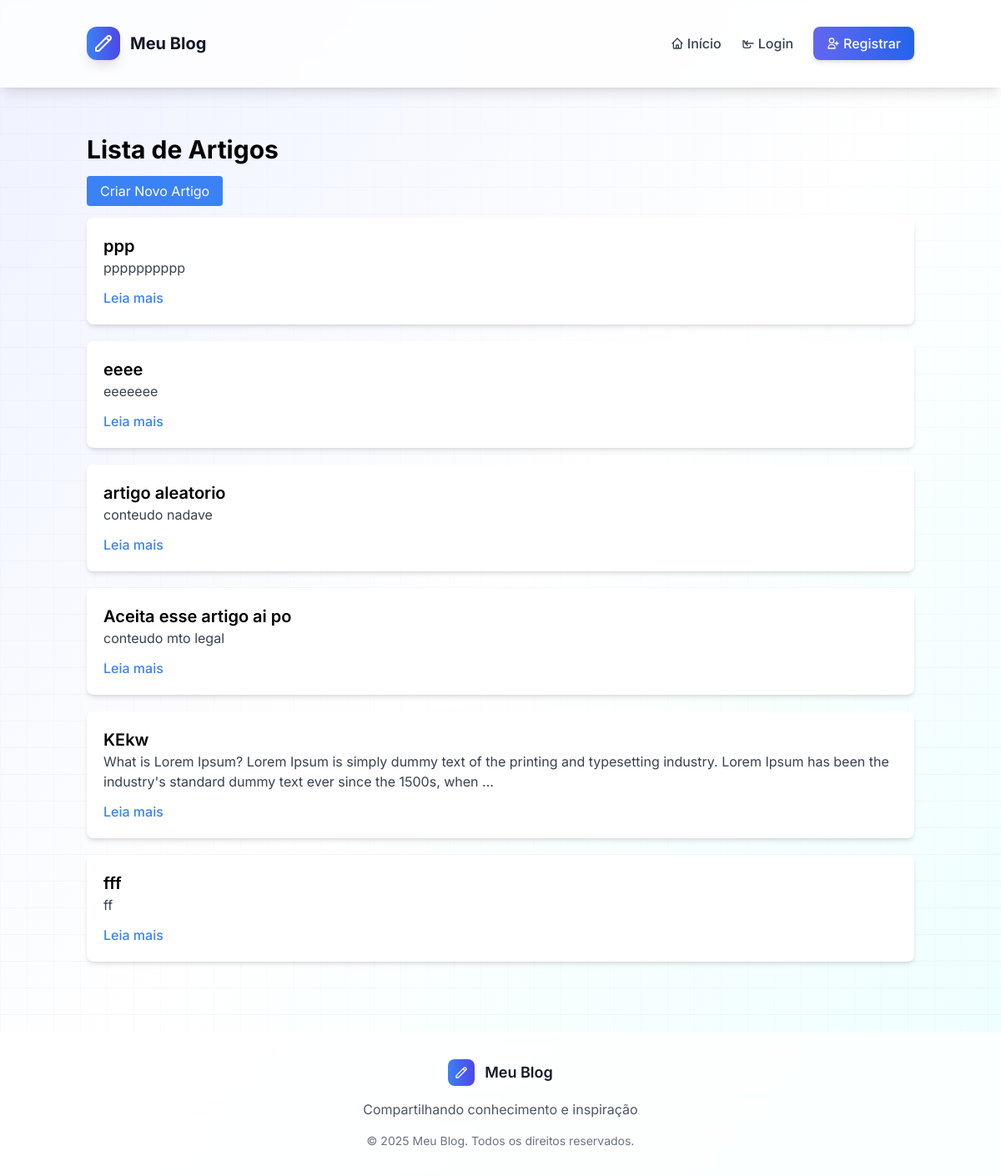
Page /artigos/ on the earlier database version.
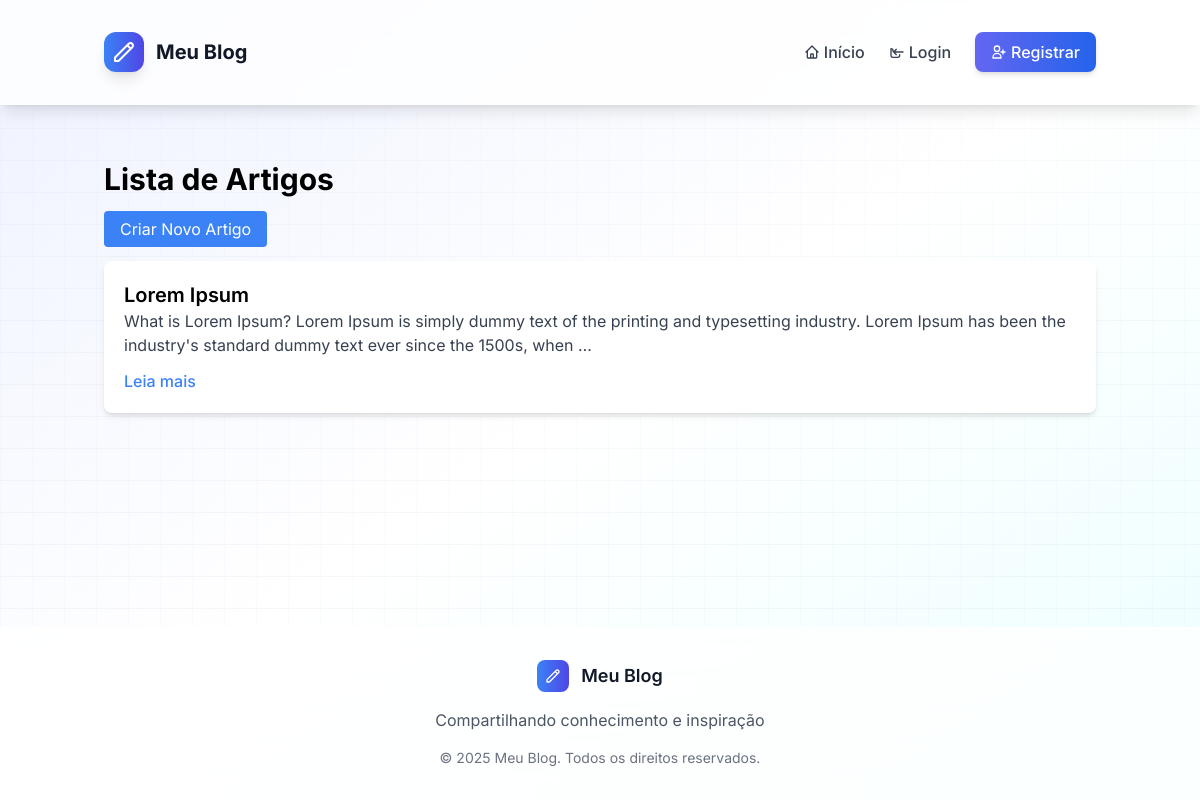
Same page on the later database version.
### blog/models.py (models this page shows, shortened)
class Artigo(models.Model):
    titulo = models.CharField(max_length=200)
    conteudo = models.TextField()
    data_criacao = models.DateTimeField(auto_now_add=True)
    data_atualizacao = models.DateTimeField(auto_now=True)
    publicado = models.BooleanField(default=True)
    autor = models.ForeignKey(Usuario, on_delete=models.CASCADE, related_name='artigos')
    categorias = models.ManyToManyField(Categoria, related_name='artigos')
    class Meta:
        verbose_name = 'Artigo'
        verbose_name_plural = 'Artigos'
        ordering = ['-data_criacao']

### blog/views.py (the view)
# urls.py: path('artigos/', views.artigo_list, name='artigo_list'),
def artigo_list(request):
    artigos = Artigo.objects.filter(publicado=True)
    return render(request, 'blog/artigo_list.html', {'artigos': artigos})

### blog/templates/blog/artigo_list.html (shortened to what this page needs)
{% extends 'blog/base.html' %}
{% block content %}
<div class="container mx-auto mt-10">
    <h1 class="text-3xl font-bold mb-5">Lista de Artigos</h1>
    <a href="{% url 'artigo_create' %}" class="bg-blue-500 text-white px-4 py-2 rounded">Criar Novo Artigo</a>
    <div class="mt-5">
        {% for artigo in artigos %}
            <div class="bg-white shadow-md rounded-lg p-5 mb-5">
                <h2 class="text-xl font-semibold">
                    <a href="{% url 'artigo_detail' artigo.id %}">{{ artigo.titulo }}</a>
                </h2>
                <p class="text-gray-700">{{ artigo.conteudo|truncatewords:30 }}</p>
                <div class="mt-3">
                    <a href="{% url 'artigo_detail' artigo.pk %}" class="text-blue-500 hover:text-blue-700 hover:underline font-medium">
                        Leia mais
                    </a>
                </div>
            </div>
        {% empty %}
            <p class="text-gray-500">Nenhum artigo encontrado.</p>
        {% endfor %}
    </div>
</div>
{% endblock %}

Differences in the rows shown:
removed Artigo: titulo "ppp", conteudo "pppppppppp"
removed Artigo: titulo "eeee", conteudo "eeeeeee"
removed Artigo: titulo "artigo aleatorio", conteudo "conteudo nadave"
removed Artigo: titulo "Aceita esse artigo ai po", conteudo "conteudo mto legal"
removed Artigo: titulo "fff", conteudo "ff"
changed Artigo: titulo "KEkw" → "Lorem Ipsum"
